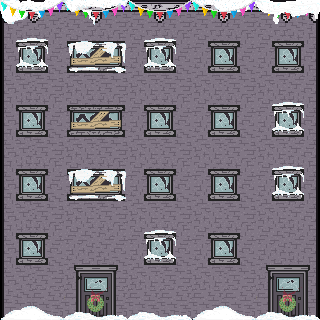

A level layout from a 2D game, rendered from its tile map. Below: a short description, then the map file with tile-grid data replaced by summaries:
An orthogonal 10x10 tile map with 32x32 px tiles, 7 tile layers (Tile Layer 1, Tile Layer 2, Tile Layer 3, Tile Layer 7, ...), 2 tilesets.

<map version="1.0" orientation="orthogonal" renderorder="right-down" width="10" height="10" tilewidth="32" tileheight="32" nextobjectid="1">
 <tileset firstgid="1" name="testsprite" tilewidth="32" tileheight="32">
  <image source="../tiled/testsprite.png" width="640" height="640" />
 </tileset>
 <tileset firstgid="401" name="testspriteevil" tilewidth="32" tileheight="32">
  <image source="../tiled/testspriteevil.png" width="640" height="640" />
 </tileset>
 <layer name="Tile Layer 1" width="10" height="10">
  <data>[100 cells, 100 non-empty, 15 distinct tile ids]</data>
 </layer>
 <layer name="Tile Layer 2" width="10" height="10">
  <data>[100 cells, 80 non-empty, 12 distinct tile ids]</data>
 </layer>
 <layer name="Tile Layer 3" width="10" height="10">
  <data>[100 cells, 28 non-empty, 8 distinct tile ids]</data>
 </layer>
 <layer name="Tile Layer 7" width="10" height="10">
  <data>[100 cells, 4 non-empty, 2 distinct tile ids]</data>
 </layer>
 <layer name="Tile Layer 4" width="10" height="10">
  <data>[100 cells, 18 non-empty, 12 distinct tile ids]</data>
 </layer>
 <layer name="Tile Layer 5" width="10" height="10">
  <data>[100 cells, 4 non-empty, 2 distinct tile ids]</data>
 </layer>
 <layer name="Tile Layer 6" width="10" height="10">
  <data>[100 cells, 6 non-empty, 2 distinct tile ids]</data>
 </layer>
</map>
